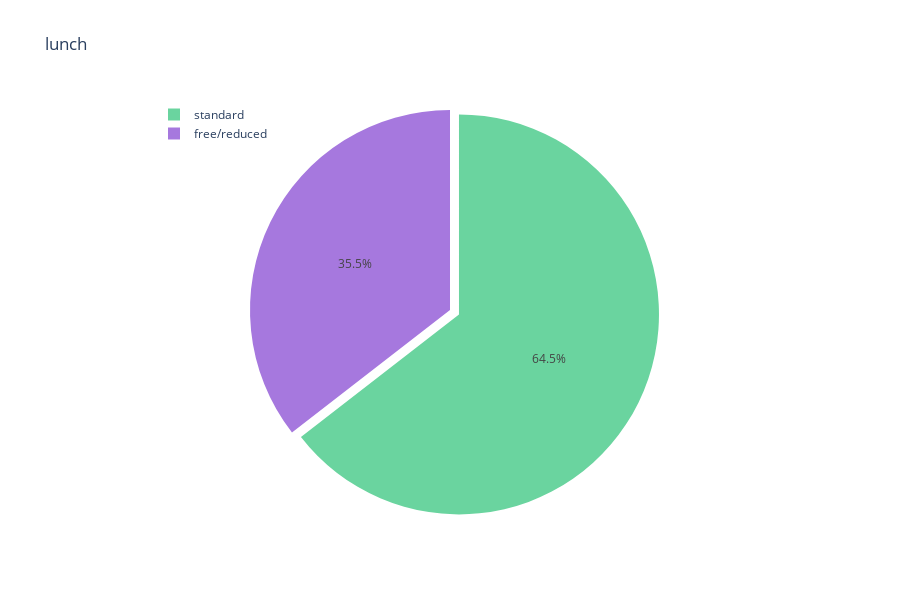

The cell this chart's notebook holds for it:
### Code cell
col = 'lunch'

grouped = df[col].value_counts().reset_index().rename(columns={col: 'count', 'index': col})

## Plot
trace = go.Pie(
    labels=grouped[col],
    values=grouped['count'],
    pull=[0.05, 0],
    marker=dict(colors=["#6ad49f", "#a678de"])
)

layout = go.Layout(
    title=col,
    height=600,
    legend=dict(x=0.1, y=1)
)

fig = go.Figure(layout=layout, data=[trace])
iplot(fig)

### Figure 1 — Plotly figure (JSON) as saved in the notebook; plotly's stock layout.template omitted (floating-point values rounded to 4 significant figures)
{"data": [{"labels": ["standard", "free/reduced"], "marker": {"colors": ["#6ad49f", "#a678de"]}, "pull": [0.05, 0], "type": "pie", "values": [645, 355]}], "layout": {"height": 600, "legend": {"x": 0.1, "y": 1}, "title": {"text": "lunch"}}}
